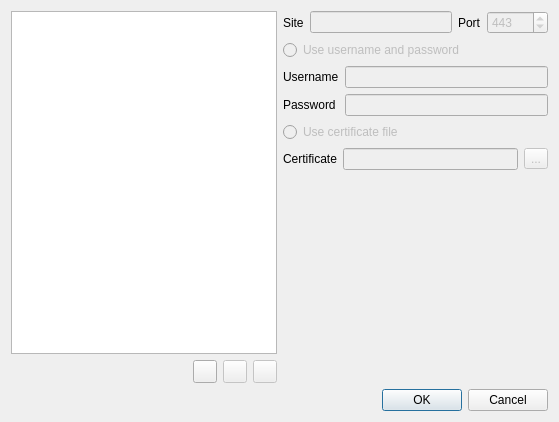
<?xml version="1.0" encoding="UTF-8"?>
<ui version="4.0">
 <class>ProfileDialog</class>
 <widget class="QDialog" name="ProfileDialog">
  <property name="geometry">
   <rect>
    <x>0</x>
    <y>0</y>
    <width>559</width>
    <height>422</height>
   </rect>
  </property>
  <property name="windowTitle">
   <string>Configuration of  the profiles</string>
  </property>
  <property name="windowIcon">
   <iconset theme="configure">
    <normaloff>.</normaloff>.</iconset>
  </property>
  <layout class="QVBoxLayout" name="verticalLayout_3">
   <item>
    <layout class="QHBoxLayout" name="horizontalLayout_5">
     <item>
      <layout class="QVBoxLayout" name="verticalLayout_2">
       <item>
        <widget class="QListView" name="profileList"/>
       </item>
       <item>
        <layout class="QHBoxLayout" name="horizontalLayout_3">
         <item>
          <spacer name="horizontalSpacer">
           <property name="orientation">
            <enum>Qt::Horizontal</enum>
           </property>
           <property name="sizeHint" stdset="0">
            <size>
             <width>40</width>
             <height>20</height>
            </size>
           </property>
          </spacer>
         </item>
         <item>
          <widget class="QToolButton" name="newProfileButton">
           <property name="toolTip">
            <string>Creates the new profile</string>
           </property>
           <property name="text">
            <string/>
           </property>
           <property name="icon">
            <iconset theme="entry-new">
             <normaloff>.</normaloff>.</iconset>
           </property>
          </widget>
         </item>
         <item>
          <widget class="QToolButton" name="editProfileNameButton">
           <property name="enabled">
            <bool>false</bool>
           </property>
           <property name="toolTip">
            <string>Allows to rename the selected profile</string>
           </property>
           <property name="text">
            <string/>
           </property>
           <property name="icon">
            <iconset theme="edit-entry">
             <normaloff>.</normaloff>.</iconset>
           </property>
          </widget>
         </item>
         <item>
          <widget class="QToolButton" name="deleteProfileButton">
           <property name="enabled">
            <bool>false</bool>
           </property>
           <property name="toolTip">
            <string>Deletes the selected profile</string>
           </property>
           <property name="text">
            <string/>
           </property>
           <property name="icon">
            <iconset theme="entry-delete">
             <normaloff>.</normaloff>.</iconset>
           </property>
          </widget>
         </item>
        </layout>
       </item>
      </layout>
     </item>
     <item>
      <layout class="QVBoxLayout" name="verticalLayout">
       <item>
        <layout class="QHBoxLayout" name="horizontalLayout_2">
         <item>
          <widget class="QLabel" name="siteLabel">
           <property name="text">
            <string>Site</string>
           </property>
          </widget>
         </item>
         <item>
          <widget class="QLineEdit" name="siteEdit">
           <property name="enabled">
            <bool>false</bool>
           </property>
          </widget>
         </item>
         <item>
          <widget class="QLabel" name="portLabel">
           <property name="text">
            <string>Port</string>
           </property>
          </widget>
         </item>
         <item>
          <widget class="QSpinBox" name="portSpin">
           <property name="enabled">
            <bool>false</bool>
           </property>
           <property name="minimum">
            <number>1</number>
           </property>
           <property name="maximum">
            <number>65535</number>
           </property>
           <property name="value">
            <number>443</number>
           </property>
          </widget>
         </item>
        </layout>
       </item>
       <item>
        <widget class="QRadioButton" name="userPwRadio">
         <property name="enabled">
          <bool>false</bool>
         </property>
         <property name="text">
          <string>Use username and password</string>
         </property>
         <attribute name="buttonGroup">
          <string notr="true">connectionGroup</string>
         </attribute>
        </widget>
       </item>
       <item>
        <layout class="QGridLayout" name="gridLayout">
         <item row="0" column="0">
          <widget class="QLabel" name="userLabel">
           <property name="text">
            <string>Username</string>
           </property>
          </widget>
         </item>
         <item row="0" column="1">
          <widget class="QLineEdit" name="userEdit">
           <property name="enabled">
            <bool>false</bool>
           </property>
          </widget>
         </item>
         <item row="1" column="0">
          <widget class="QLabel" name="passwordLabel">
           <property name="text">
            <string>Password</string>
           </property>
          </widget>
         </item>
         <item row="1" column="1">
          <widget class="QLineEdit" name="passwordEdit">
           <property name="enabled">
            <bool>false</bool>
           </property>
           <property name="echoMode">
            <enum>QLineEdit::Password</enum>
           </property>
          </widget>
         </item>
        </layout>
       </item>
       <item>
        <widget class="QRadioButton" name="certRadio">
         <property name="enabled">
          <bool>false</bool>
         </property>
         <property name="text">
          <string>Use certificate file</string>
         </property>
         <attribute name="buttonGroup">
          <string notr="true">connectionGroup</string>
         </attribute>
        </widget>
       </item>
       <item>
        <layout class="QHBoxLayout" name="horizontalLayout_4">
         <item>
          <widget class="QLabel" name="certLabel">
           <property name="text">
            <string>Certificate</string>
           </property>
          </widget>
         </item>
         <item>
          <layout class="QHBoxLayout" name="horizontalLayout">
           <item>
            <widget class="QLineEdit" name="certEdit">
             <property name="enabled">
              <bool>false</bool>
             </property>
            </widget>
           </item>
           <item>
            <widget class="QToolButton" name="certButton">
             <property name="enabled">
              <bool>false</bool>
             </property>
             <property name="text">
              <string>...</string>
             </property>
            </widget>
           </item>
          </layout>
         </item>
        </layout>
       </item>
       <item>
        <spacer name="verticalSpacer">
         <property name="orientation">
          <enum>Qt::Vertical</enum>
         </property>
         <property name="sizeHint" stdset="0">
          <size>
           <width>20</width>
           <height>40</height>
          </size>
         </property>
        </spacer>
       </item>
      </layout>
     </item>
    </layout>
   </item>
   <item>
    <widget class="QDialogButtonBox" name="buttonBox">
     <property name="orientation">
      <enum>Qt::Horizontal</enum>
     </property>
     <property name="standardButtons">
      <set>QDialogButtonBox::Cancel|QDialogButtonBox::Ok</set>
     </property>
    </widget>
   </item>
  </layout>
 </widget>
 <resources/>
 <connections>
  <connection>
   <sender>buttonBox</sender>
   <signal>accepted()</signal>
   <receiver>ProfileDialog</receiver>
   <slot>accept()</slot>
   <hints>
    <hint type="sourcelabel">
     <x>248</x>
     <y>254</y>
    </hint>
    <hint type="destinationlabel">
     <x>157</x>
     <y>274</y>
    </hint>
   </hints>
  </connection>
  <connection>
   <sender>buttonBox</sender>
   <signal>rejected()</signal>
   <receiver>ProfileDialog</receiver>
   <slot>reject()</slot>
   <hints>
    <hint type="sourcelabel">
     <x>316</x>
     <y>260</y>
    </hint>
    <hint type="destinationlabel">
     <x>286</x>
     <y>274</y>
    </hint>
   </hints>
  </connection>
 </connections>
 <buttongroups>
  <buttongroup name="connectionGroup"/>
 </buttongroups>
</ui>
